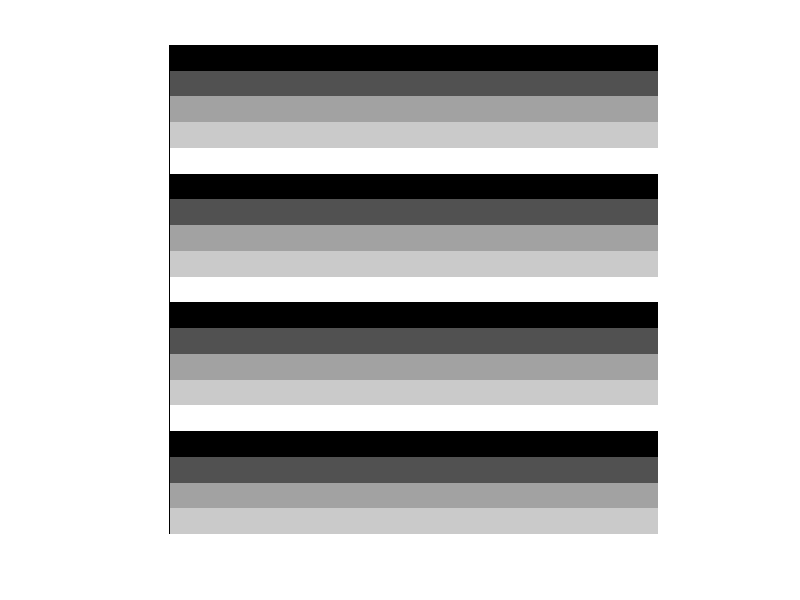

The MATLAB source for this figure: (Note: this script raises an error after producing the figure.)
tic
psf=fspecial('gaussian',3,3);
toc
%NOTE:
%Choice of 'k' or the no. of eigen values and the corresponding eigen
%vectors u select (or the sizes of U,V,S) determine ur output..
%Generally the noise components are a part of the smaller eigen values .
%Choice of 'k' can be obtained from the graph ... 
%This method doesn't provide a 100% accuracy all the time 


%Uncomment one of the 3 images..
%'k' for 1st image is .....
%'k' for 2nd image is around 520 to 580
%'k' for 3rd image is 83

%X=(imread('cameraman.tif'));
X=uint8([0 0 0 0 0 0 0 0 0 0 0 0 0 0 0 0 0 0 0;80 80 80 80 80 80 80 80 80 80 80 80 80 80 80 80 80 80 80;160 160 160 160 160 160 160 160 160 160 160 160 160 160 160 160 160 160 160;200 200 200 200 200 200 200 200 200 200 200 200 200 200 200 200 200 200 200;255 255 255 255 255 255 255 255 255 255 255 255 255 255 255 255 255 255 255;0 0 0 0 0 0 0 0 0 0 0 0 0 0 0 0 0 0 0;80 80 80 80 80 80 80 80 80 80 80 80 80 80 80 80 80 80 80;160 160 160 160 160 160 160 160 160 160 160 160 160 160 160 160 160 160 160;200 200 200 200 200 200 200 200 200 200 200 200 200 200 200 200 200 200 200;255 255 255 255 255 255 255 255 255 255 255 255 255 255 255 255 255 255 255;0 0 0 0 0 0 0 0 0 0 0 0 0 0 0 0 0 0 0;80 80 80 80 80 80 80 80 80 80 80 80 80 80 80 80 80 80 80;160 160 160 160 160 160 160 160 160 160 160 160 160 160 160 160 160 160 160;200 200 200 200 200 200 200 200 200 200 200 200 200 200 200 200 200 200 200;255 255 255 255 255 255 255 255 255 255 255 255 255 255 255 255 255 255 255;0 0 0 0 0 0 0 0 0 0 0 0 0 0 0 0 0 0 0;80 80 80 80 80 80 80 80 80 80 80 80 80 80 80 80 80 80 80;160 160 160 160 160 160 160 160 160 160 160 160 160 160 160 160 160 160 160;200 200 200 200 200 200 200 200 200 200 200 200 200 200 200 200 200 200 200]);
%X=imread('blur.jpg');
%X=rgb2gray(X);

[m,n]=size(X);

figure(1);
imshow(X);
X=double(X);

%t=imfilter(X,psf);
%t=uint8(t);
%figure(2);
%imshow(t);

A=convmtx2(psf,m,n);
b=A*X(:);
b=reshape(b,size(psf)+[m n]-1);
b=uint8(b);
figure(3);
imshow(b);
b=imnoise(b,'gaussian');
figure(4);
imshow(b);

k=83;
toc
[U, S, V]=svds(A,k);
s=diag(S);
toc
%for determinig Alpha
i= 1:k;
b=b(:);
b=double(b);
figure(5);
plot(i,log10(abs(U'*b ./s)),'c*',i,log10(abs(U'*b)),'b*',i,s,'r');

%trying to remove noise

Xsvd=V*(U'*b ./s);
Xsvd=reshape(Xsvd,m,n);
Xsvd=uint8(Xsvd);

figure(6);
imshow(Xsvd);
toc
